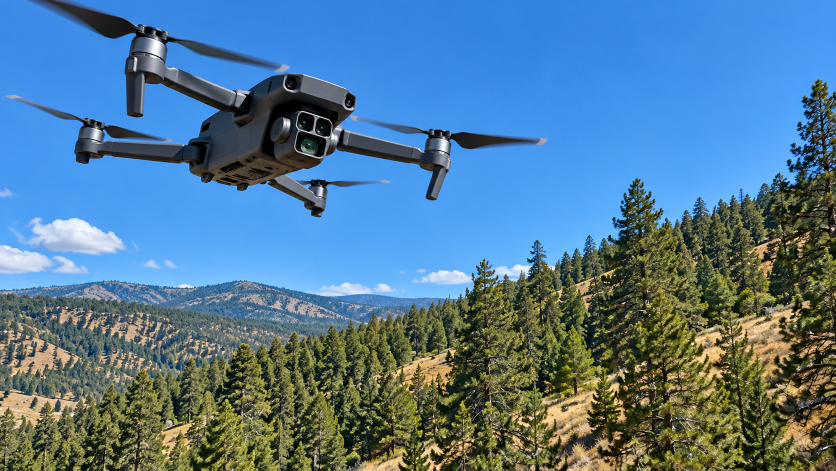
#> input picture media/incoming/gen/card-lenses.png, 1672 x 941 px, found by its file name (shown at 1/2 size)
$ python stills.py
#> lines starting #> are read from the running program, lines starting #| are printed output that depends on the picture
#> call 3 of gen, with name = 'card-lenses'
#> in gen, returned value is the input picture: shape (941, 1672, 3); mean B, G, R 148.1, 121.5, 83.6
"""Web stills from the generated images (media/incoming/gen). Run with python -I; a missing image is skipped.

2026-10-30: the user on the hero's still ("should be something sharp 2k") and "u can use codex to generate the
necessary images". Codex's built-in image tool (no size control here) made both at 1672x941 from the film's frames as
composition references; at 2560 wide they hold 2.6x (hero) and 9x (careers) the detail of the film frames, which are
720p underneath. Each is pulled most of the way to its film frame's colour (a Lab mean / spread match), so the hero's
still dissolves into the loop without a colour jump, and the careers still sits with the footage.
Same day, "do same for all sections initial images": the six card loops, the film and the phone hero too, each from
its own poster frame. tools/film-cut.py leaves a poster alone while its generated image exists.
"""
import os
import cv2
import numpy as np

ROOT = r"C:\Rhidoys_workspace\seq_wildfire"
GEN = os.path.join(ROOT, "media", "incoming", "gen")
K2 = os.path.join(ROOT, "media", "incoming", "2k", "sequoia-2k-scene-{:02d}.mp4")
PHONE = os.path.join(ROOT, "media", "incoming", "sequoia-phone-heroes-stitched.mp4")
# the card loops' poster frames (tools/film-cut.py CARD_CLIPS / SLOW) and whether the card also has a 1440p loop
CARDS = {
    "lenses": (11, 0.9, False),
    "heat": (14, 4.2, True),
    "team": (7, 0.8, True),
    "map": (17, 3.9, False),
    "site": (22, 7.2, True),
    "truck": (3, 1.4, True),
}
OUT = os.path.join(ROOT, "public", "media", "video")


def frame(n, t):
#> called with n = 11, t = 0.9
    cap = cv2.VideoCapture(K2.format(n) if isinstance(n, int) else n)
    cap.set(cv2.CAP_PROP_POS_MSEC, t * 1000)
    ok, img = cap.read()
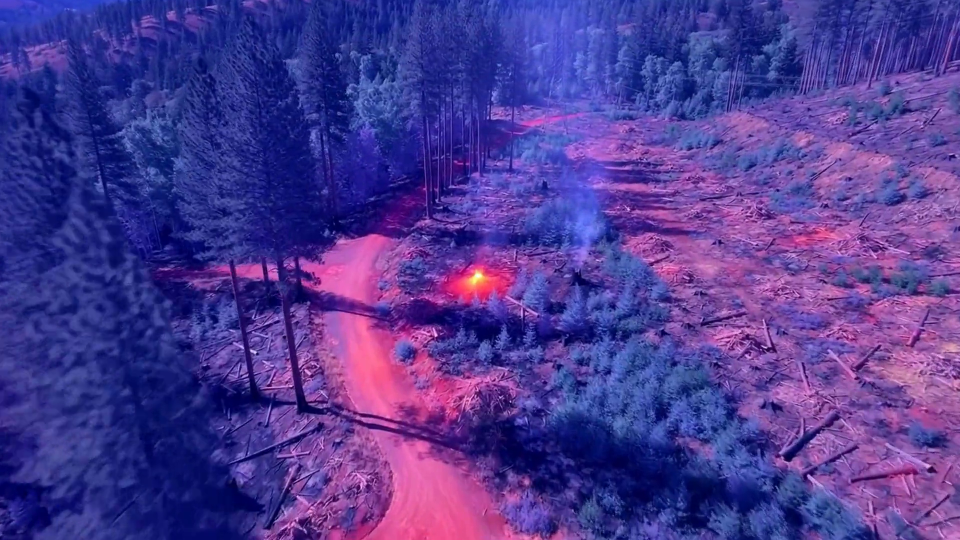
#> input picture frame 22 of public/media/video/c-heat-hd.mp4, 1920 x 1080 px, given in place of sequoia-2k-scene-11.mp4, which was not available (shown at 1/2 size)
#> img is the input picture: shape (1080, 1920, 3); mean B, G, R 146.9, 57.7, 77.3
    cap.release()
    return img


def match(img, ref, amount):
    """move img's Lab mean and spread toward ref's by `amount` (0..1)"""
#> called with amount = 0.7
    a = cv2.cvtColor(img, cv2.COLOR_BGR2LAB).astype(np.float32)
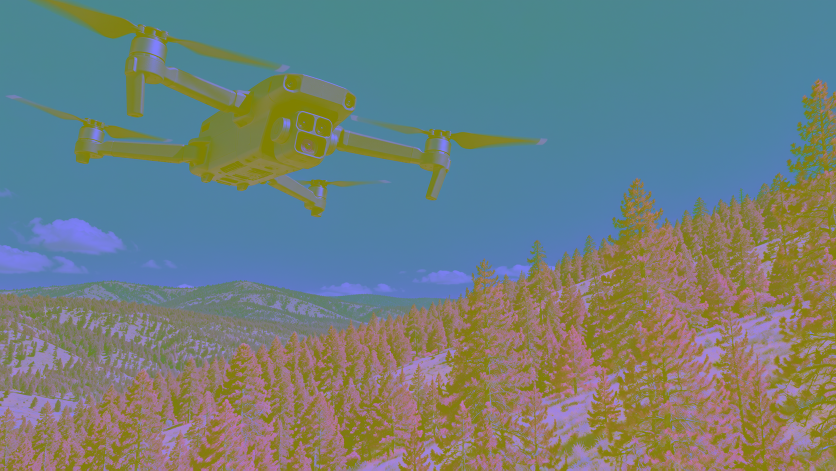
#> a: shape (941, 1672, 3) float32 (shown at 1/2 size); mean B, G, R 125.8, 127.3, 111.9
    r = cv2.cvtColor(ref, cv2.COLOR_BGR2LAB).astype(np.float32)
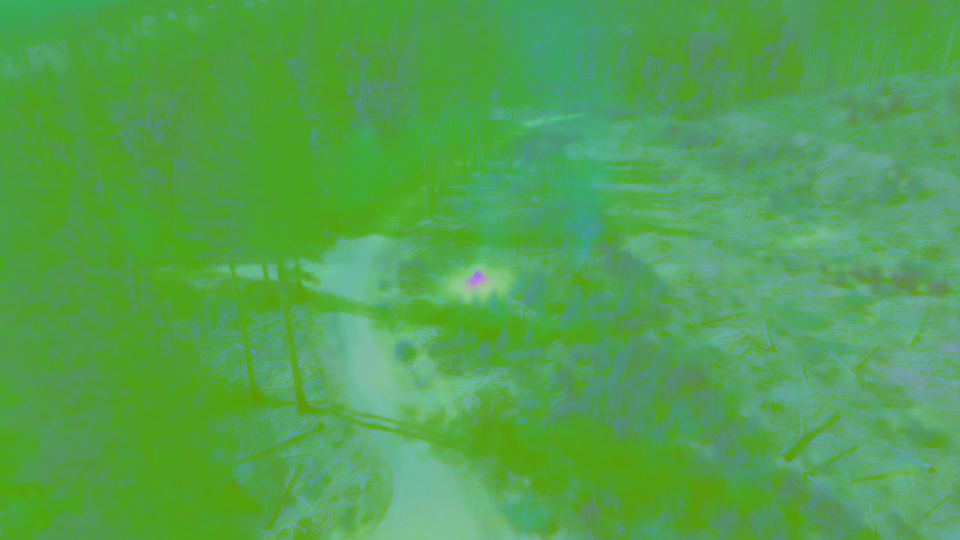
#> r: shape (1080, 1920, 3) float32 (shown at 1/2 size); mean B, G, R 80.9, 161.7, 83
    am, asd = a.reshape(-1, 3).mean(0), a.reshape(-1, 3).std(0)
#> am = [125.8, 127.3, 111.9]; asd = [52.96, 5.61, 34.08]
    rm, rsd = r.reshape(-1, 3).mean(0), r.reshape(-1, 3).std(0)
#> rm = [80.93, 161.7, 82.97]; rsd = [36.37, 8.71, 11.15]
    t = (a - am) / (asd + 1e-6) * rsd + rm
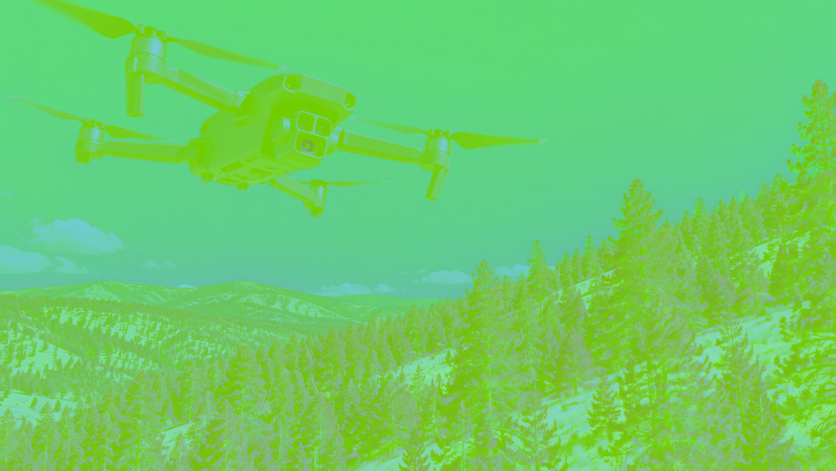
#> t: shape (941, 1672, 3) float32 (shown at 1/2 size); mean B, G, R 81, 161.6, 82.9; drawn with min black and max white
    return cv2.cvtColor(np.clip(a + (t - a) * amount, 0, 255).astype(np.uint8), cv2.COLOR_LAB2BGR)
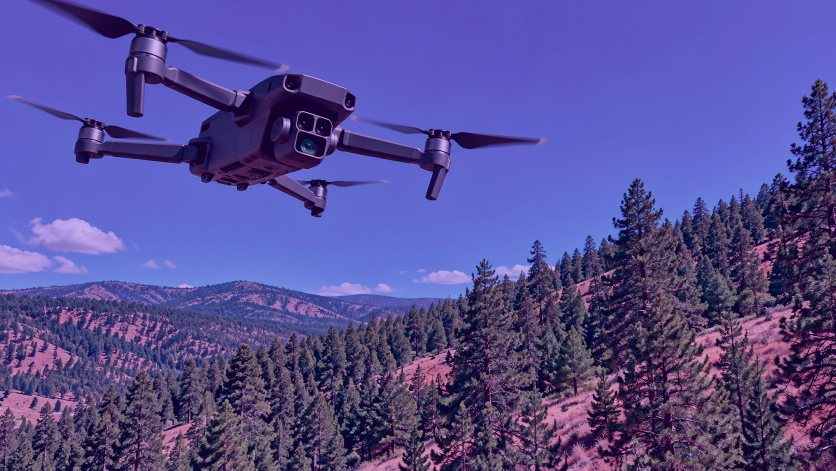
#> returned value: shape (941, 1672, 3) (shown at 1/2 size); mean B, G, R 148.5, 77.9, 86.8


def wide(img):
    """crop to 16:9 about the centre"""
    h, w = img.shape[:2]
#> h = 941; w = 1672
    th = round(w * 9 / 16)
#> th = 940
    y = max(0, (h - th) // 2)
#> y = 0
    return img[y:y + th]
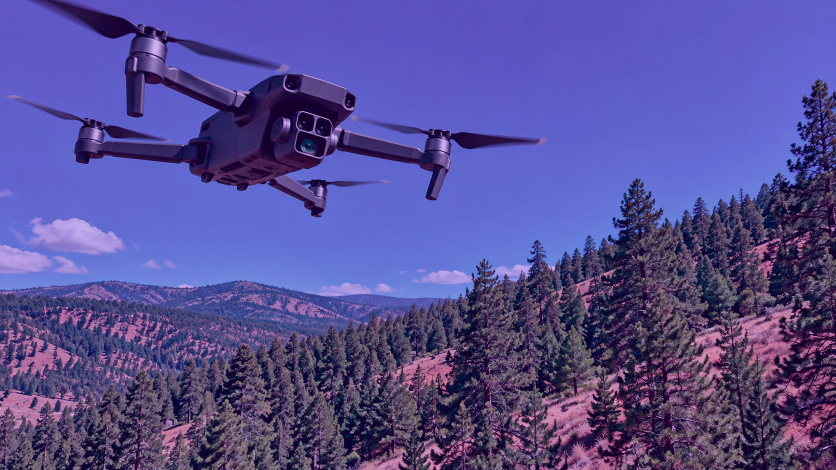
#> returned value: shape (940, 1672, 3) (shown at 1/2 size); mean of channels 0, 1, 2 148.6, 77.9, 86.8; drawn as B, G, R


def tall(img):
    """crop to 9:16 about the centre"""
    h, w = img.shape[:2]
    tw = round(h * 9 / 16)
    x = max(0, (w - tw) // 2)
    return img[:, x:x + tw]


def gen(name):
    p = os.path.join(GEN, name + ".png")
    return cv2.imread(p) if os.path.exists(p) else None


def save(img, dst, width, crop=None, sharpen=0.0, q=90):
#> called with width = 1280, sharpen = 0, q = 86
    if crop:
        h, w = img.shape[:2]
        img = img[int(crop[1] * h):int(crop[3] * h), int(crop[0] * w):int(crop[2] * w)]
    h, w = img.shape[:2]
#> h = 940; w = 1672
    size = (width, round(h * width / w)) if crop else (width, width * 9 // 16) if w > h else (width, width * 16 // 9)
#> size = (1280, 720)
    img = cv2.resize(img, size, interpolation=cv2.INTER_LANCZOS4 if width > w else cv2.INTER_AREA)
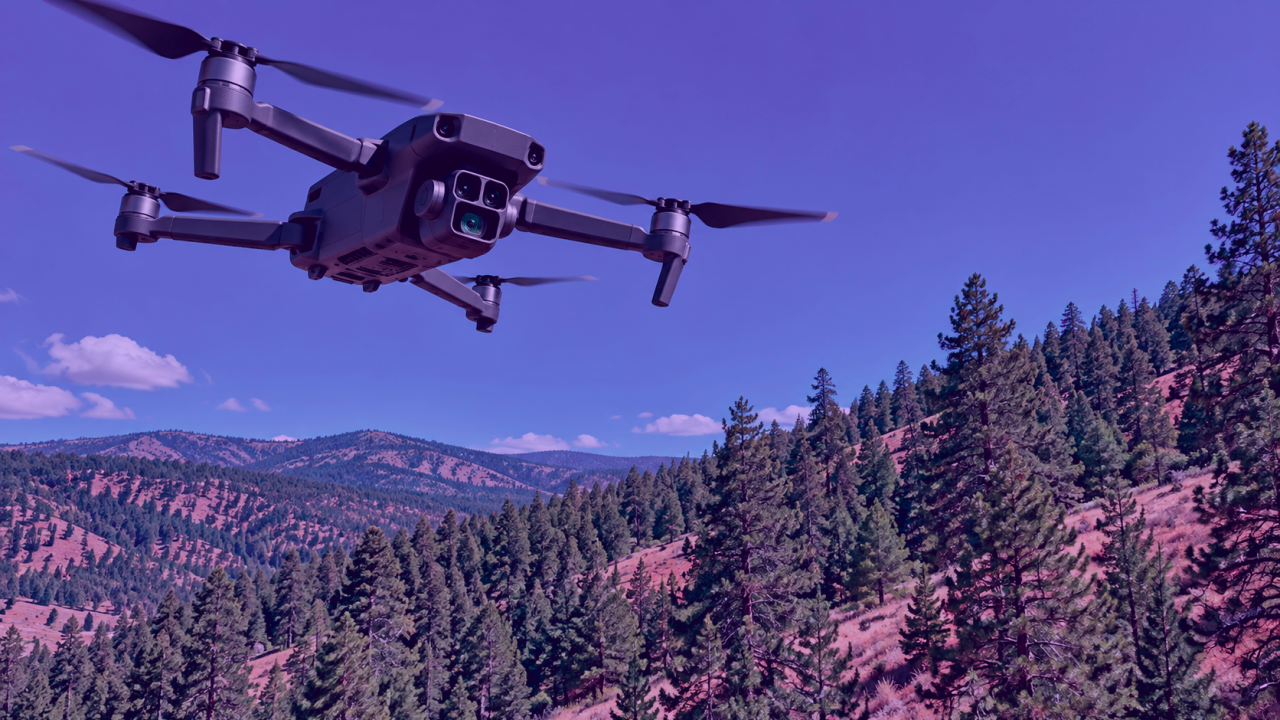
#> img: shape (720, 1280, 3); mean of channels 0, 1, 2 148.6, 77.9, 86.8; drawn as B, G, R
    if sharpen:
        img = cv2.addWeighted(img, 1 + sharpen, cv2.GaussianBlur(img, (0, 0), 1.2), -sharpen, 0)
    cv2.imwrite(dst, img, [cv2.IMWRITE_WEBP_QUALITY, q])
    print(os.path.basename(dst), img.shape[1], "x", img.shape[0], round(os.path.getsize(dst) / 1e3), "KB")
#| c-lenses.webp 1280 x 720 171 KB


if __name__ == "__main__":
    # the desktop hero: over the loop until it plays (scene 01 at 7.52 s is the loop's own sharpest frame)
    img = gen("hero-still")
    if img is not None:
        hero = wide(match(img, frame(1, 7.52), 0.7))
        save(hero, os.path.join(OUT, "d-hero-2k.webp"), 2560, sharpen=0.25)
        save(hero, os.path.join(OUT, "d-hero.webp"), 1920, sharpen=0.15)
    # careers: the guard with binoculars (scene 04 at 6.0 s); desktop uncropped, phones the middle 60%
    img = gen("careers-still")
    if img is not None:
        car = wide(match(img, frame(4, 6.0), 0.6))
        save(car, os.path.join(OUT, "st-ground-hd.webp"), 1672)
        save(car, os.path.join(OUT, "st-ground.webp"), 720, crop=(0.12, 0, 0.72, 1))
    # the card loops: phones 1280, desktop 1920, 2K screens 2560 for the full-width ones
    for cid, (n, t, k2) in CARDS.items():
        img = gen(f"card-{cid}")
        if img is None:
            continue
        c = wide(match(img, frame(n, t), 0.7))
        save(c, os.path.join(OUT, f"c-{cid}.webp"), 1280, q=86)
        save(c, os.path.join(OUT, f"c-{cid}-hd.webp"), 1920, sharpen=0.15, q=86)
#| c-lenses-hd.webp 1920 x 1080 355 KB
        if k2:
            save(c, os.path.join(OUT, f"c-{cid}-2k.webp"), 2560, sharpen=0.25, q=86)
#> pass 2 of the loop `for cid, (n, t, k2) in CARDS.items():`:
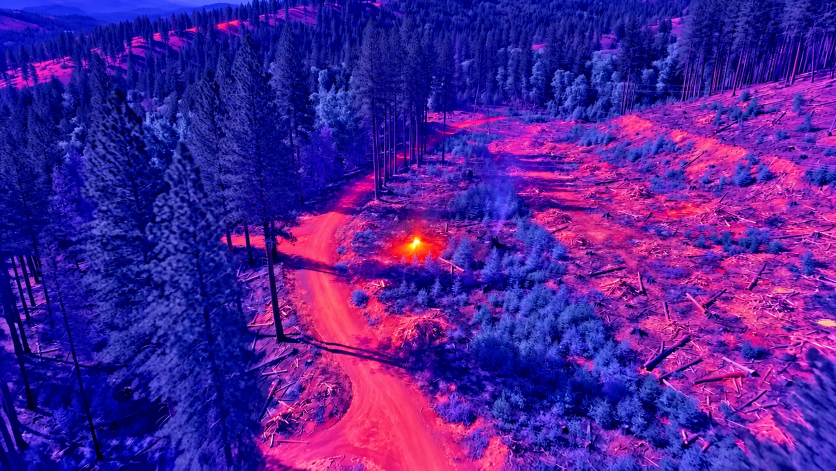
#> input picture media/incoming/gen/card-heat.png, 1672 x 941 px, found by its file name (shown at 1/2 size)
#> in gen, returned value is the input picture: shape (941, 1672, 3); mean B, G, R 153.9, 30.2, 76.6
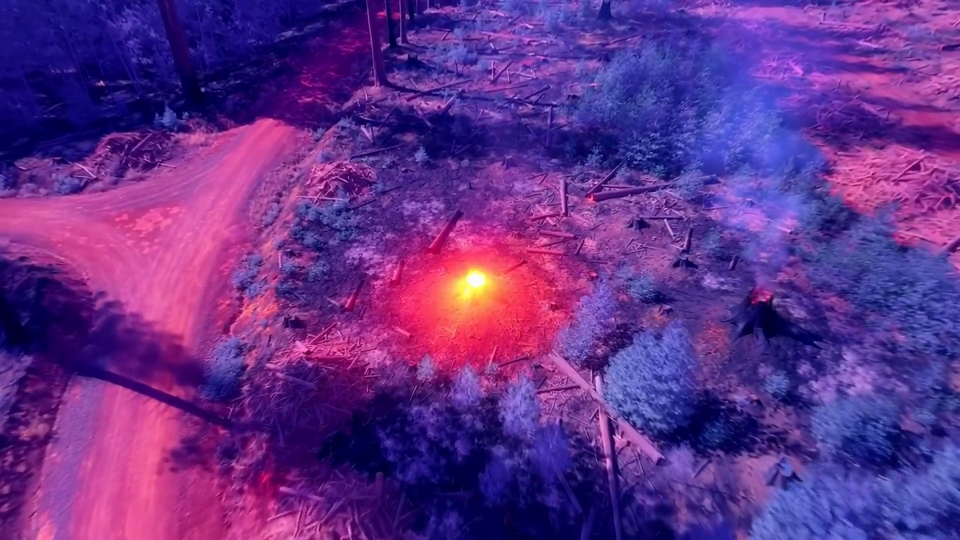
#> input picture frame 101 of public/media/video/c-heat-hd.mp4, 1920 x 1080 px, given in place of sequoia-2k-scene-14.mp4, which was not available (shown at 1/2 size)
#> in frame, img is the input picture: shape (1080, 1920, 3); mean B, G, R 138.2, 47.8, 99.6
#> in save (call 3), `img = cv2.resize(img, size, interpolation=cv2.INTER_LANCZOS4 if width ..`:
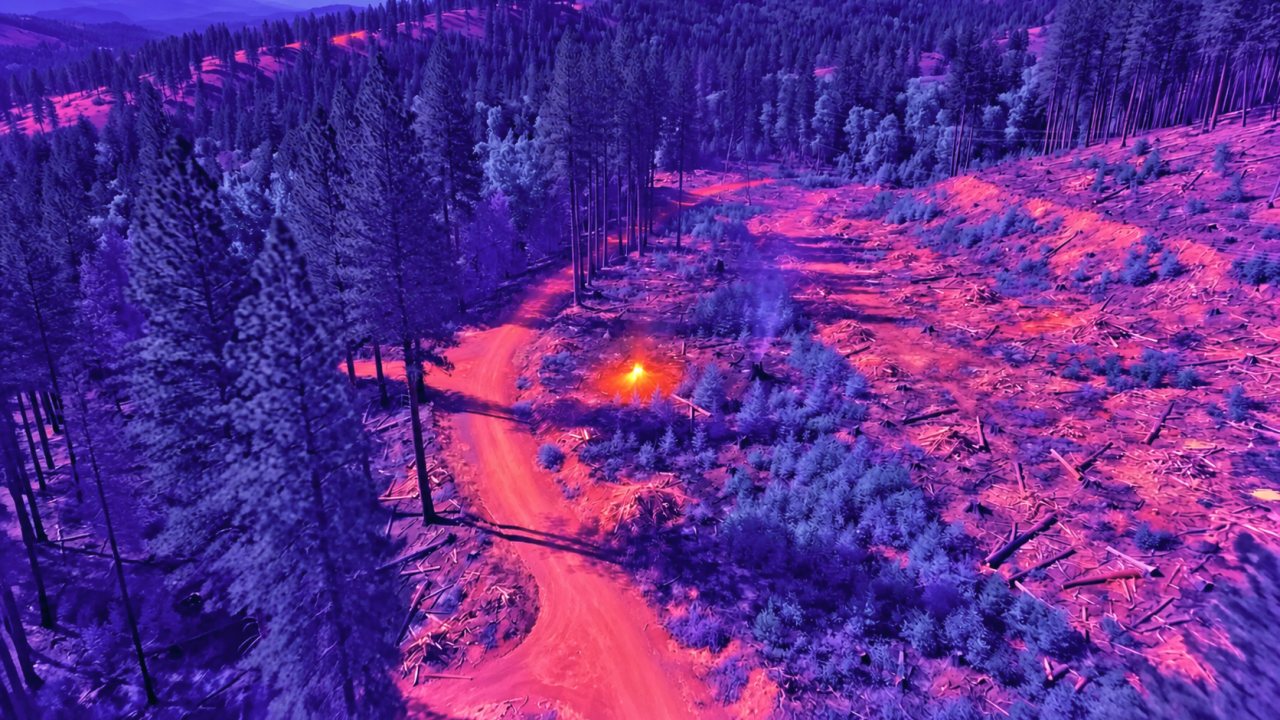
#> img: shape (720, 1280, 3); mean of channels 0, 1, 2 143.3, 44.5, 94.5; drawn as B, G, R
#| c-heat.webp 1280 x 720 247 KB
#| c-heat-hd.webp 1920 x 1080 483 KB
#| c-heat-2k.webp 2560 x 1440 663 KB
    # the film's poster (full screen in the player) and the phone hero (9:16, the patrol)
    img = gen("film-poster")
    if img is not None:
        save(wide(match(img, frame(4, 7.6), 0.7)), os.path.join(OUT, "film-poster.webp"), 1920, sharpen=0.15)
    img = gen("phone-hero")
    if img is not None:
        save(tall(match(img, frame(PHONE, 1.49), 0.7)), os.path.join(OUT, "s-hero.webp"), 720, q=88)
